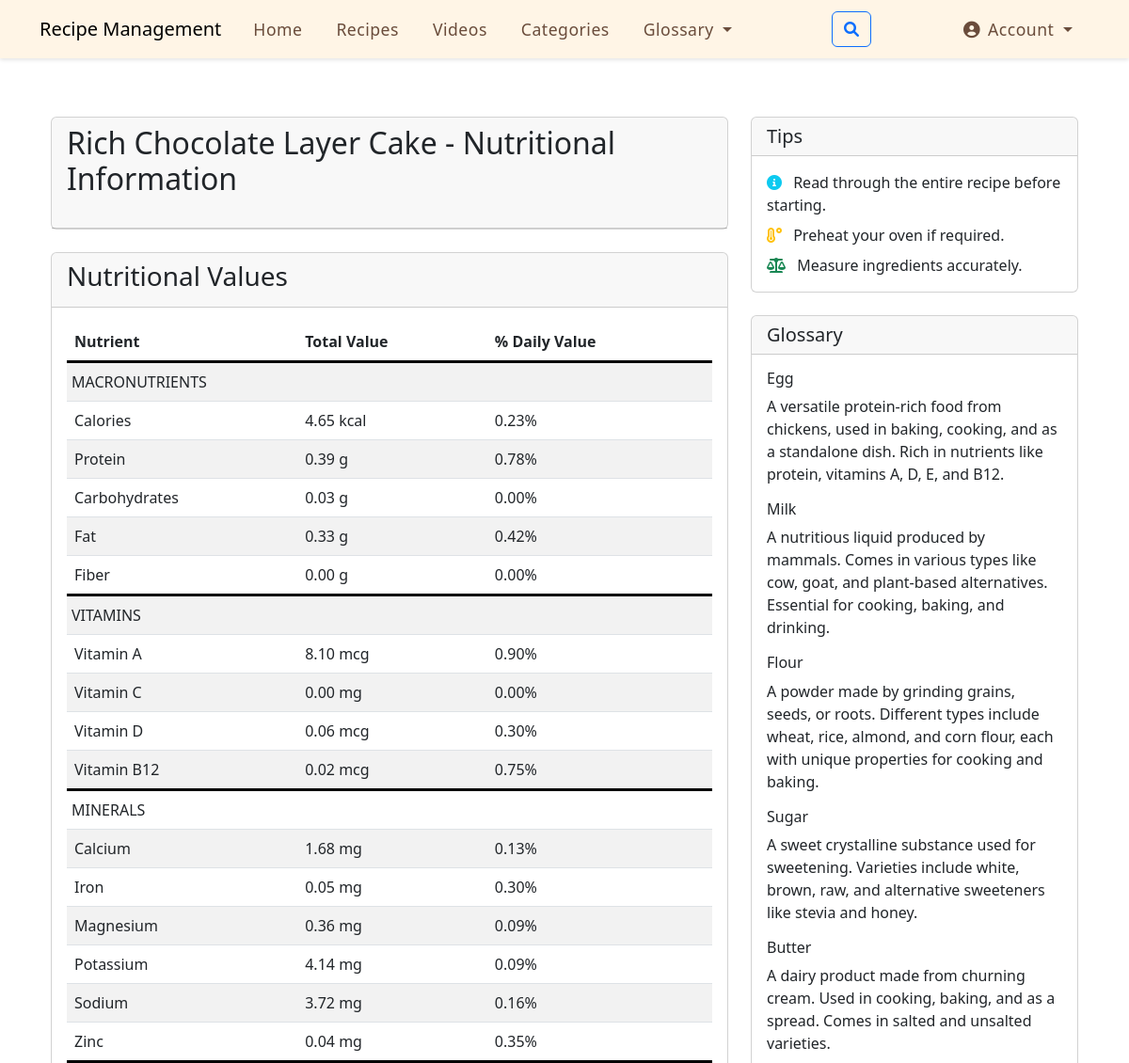
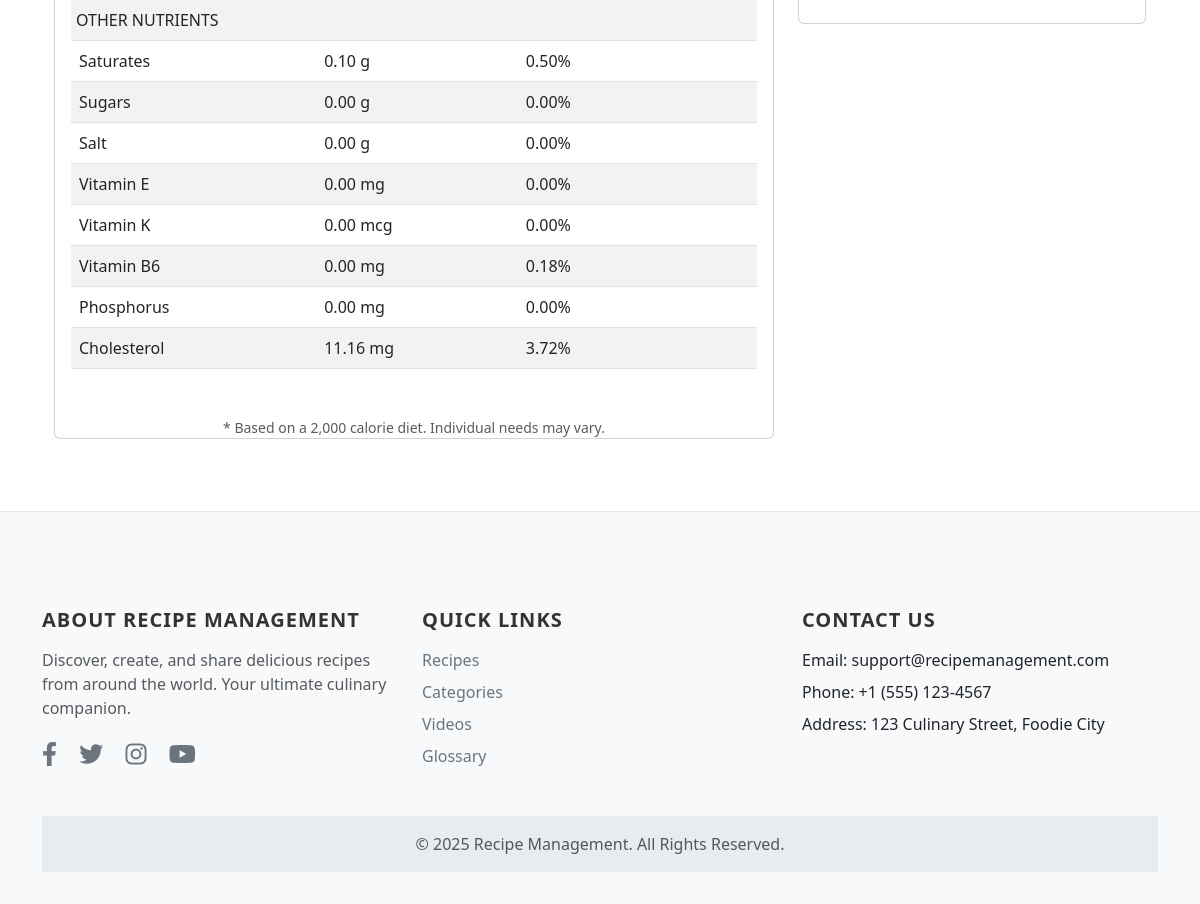
Page /recipe/rich-chocolate-layer-cake/calories/ on the committed database (2 pictures, top to bottom).
### recipes/models.py (models this page shows, shortened)
class Recipe(models.Model):
    recipe_name = models.CharField(max_length=400, null=True,verbose_name=_("Recipe Name (English)"))
    slug = models.SlugField(max_length=450, unique=True,null=True,blank=True, verbose_name=_("Slug (English)"))
    title = models.CharField(max_length=400,null=True)
    description = models.TextField()
    ingredients_text = models.TextField(
        help_text="Enter ingredients with quantities. Terms in [brackets] will be linked to glossary.", default="")
    instructions = models.TextField()
    preparation_time = models.PositiveIntegerField(help_text="Time in minutes")
    cooking_time = models.PositiveIntegerField(help_text="Time in minutes")
    servings = models.PositiveIntegerField()
    image = models.ImageField(upload_to='recipes/', null=True, blank=True)
    categories = models.ManyToManyField(Category, related_name='recipes')
    related_terms = models.ManyToManyField(Glossary, blank=True, related_name='recipes')
    DIFFICULTY_CHOICES = [
        ('easy', 'Easy'),
        ('medium', 'Medium'),
        ('hard', 'Hard'),
    ]
    difficulty = models.CharField(max_length=10, choices=DIFFICULTY_CHOICES, default='medium')
    related_recipes = models.ManyToManyField('self', blank=True, related_name='related_to', symmetrical=False)
    code = models.CharField(max_length=300, unique=True, null=True,blank=True, verbose_name=_("Recipe Code"))
    views_count = models.PositiveIntegerField(default=0,null=True,blank=True,verbose_name=_("Views Count"))
    created_at = models.DateTimeField(auto_now_add=True)
    updated_at = models.DateTimeField(auto_now=True)
    status = models.IntegerField(choices=STATUS, default=0)
    def get_detailed_nutritional_values(self):
        daily_values = {
            'calories': 2000,   # kcal
            'fat': 78,          # grams
            'saturates': 20,   # grams
            'carbs': 275,       # grams
            'sugars': 50,     # grams
            'fiber': 28,        # grams
            'protein': 50,       # grams
            'salt': 6,          # grams
            'cholesterol': 300, # mg
            'vitamin a': 900,   # mcg
            'vitamin c': 90,    # mg
            'vitamin d': 20,    # mcg
            'vitamin e': 15,    # mg
            'vitamin k': 120,   # mcg
            'vitamin b6': 1.7,  # mg
            'vitamin b12': 2.4, # mcg
            'calcium': 1300,    # mg
            'iron': 18,         # mg
            'magnesium': 420,   # mg
            'phosphorus': 1250,  # mg
            'potassium': 4700,  # mg
            'sodium': 2300,   # mg
            'zinc': 11,   # mg
        }
        total_nutrition = {}
        all_nutrients = Nutrient.objects.all()
        for nutrient in all_nutrients:
            total_nutrition[nutrient.name.lower()] = 0
        for ingredient_line in self.ingredients_text.split('\n'):
            ingredient_line = ingredient_line.strip()
            if not ingredient_line:
                continue
            parts = ingredient_line.split(' or ')
            for part in parts:
               quantity_match = re.match(r'^(\d+(?:\.\d+)?)\s*(.*)$', part.strip())
               if quantity_match:
                  quantity_str = quantity_match.group(1)
                  quantity = float(quantity_str)
                  ingredient_name = quantity_match.group(2).strip('[] ').lower()
                  try:
                    glossary_item = Glossary.objects.get(name__iexact=ingredient_name)
                    glossary_nutrients = GlossaryNutrient.objects.filter(glossary=glossary_item)
                    for glossary_nutrient in glossary_nutrients:
                        nutrient_name = glossary_nutrient.nutrient.name.lower()
                        total_nutrition[nutrient_name] += (glossary_nutrient.value / 100) * quantity
                  except Glossary.DoesNotExist:
                      pass
        daily_values_percentage = {}
        for key in total_nutrition:
             if key in daily_values:
                 daily_values_percentage[key] = (total_nutrition[key] / daily_values[key]) * 100
             else:
                 daily_values_percentage[key] = 0
        return {'total':total_nutrition, 'daily_values': daily_values_percentage}
    class Meta:
        ordering = ['-created_at']

class Nutrient(models.Model):
    NUTRIENT_TYPES = [
        ('macro', 'Macronutrient'),
        ('micro', 'Micronutrient'),
        ('vitamin', 'Vitamin'),
        ('mineral', 'Mineral'),
        ('other', 'Other'),
    ]
    name = models.CharField(max_length=100, unique=True, help_text="Name of the nutrient (e.g., 'Calories', 'Fat')")
    unit = models.CharField(max_length=20, help_text="Unit of measurement (e.g., 'kcal', 'g', 'mg', 'mcg')")
    nutrient_type = models.CharField(max_length=10, choices=NUTRIENT_TYPES, default='other', help_text="Type of nutrient")
    class Meta:
        verbose_name = 'Nutrient'
        verbose_name_plural = 'Nutrients'

class Glossary(MPTTModel):
    name = models.CharField(max_length=200)
    singular_name = models.CharField(max_length=200, help_text="The singular form of the term (e.g., 'egg')", default='')
    plural_name = models.CharField(max_length=200, help_text="The plural form of the term (e.g., 'eggs')", default='')
    slug = models.SlugField(max_length=200, unique=True)
    description = models.TextField()
    category = models.ForeignKey(GlossaryCategory, on_delete=models.SET_NULL, null=True, blank=True)
    parent = TreeForeignKey('self', on_delete=models.CASCADE, null=True, blank=True, related_name='children')
    created_at = models.DateTimeField(auto_now_add=True)
    updated_at = models.DateTimeField(auto_now=True)
    nutrients = models.ManyToManyField(Nutrient, through='GlossaryNutrient', related_name='glossary_items')
    class MPTTMeta:
        order_insertion_by = ['name']
    class Meta:
        verbose_name = 'Glossary Term'
        verbose_name_plural = 'Glossary Terms'

### recipes/views.py (the view)
# urls.py: path('recipe/<slug:slug>/calories/', views.recipe_calories_detail_view, name='recipe_calories_detail'),
def recipe_calories_detail_view(request, slug):
    recipe = get_object_or_404(Recipe, slug=slug)
    nutritional_details = recipe.get_detailed_nutritional_values()
    nutrient_details = {
        nutrient.name.lower(): {
            'unit': nutrient.unit,
            'nutrient_type': nutrient.nutrient_type
        }
        for nutrient in Nutrient.objects.all()
    }
    type_mapping = {
        'macro': 'macro',
        'micro': 'micro',
        'vitamin': 'vitamin',
        'mineral': 'mineral',
        'other': 'other'
    }
    total_nutrition_grouped = {
        'macro': {},
        'micro': {},
        'vitamin': {},
        'mineral': {},
        'other': {}
    }
    for nutrient, value in nutritional_details['total'].items():
        nutrient_lower = nutrient.lower()
        nutrient_info = nutrient_details.get(nutrient_lower, {})
        nutrient_type = nutrient_info.get('nutrient_type', 'other')
        group_key = type_mapping.get(nutrient_type, 'other')
        total_nutrition_grouped[group_key][nutrient] = value
    context = {
        'recipe': recipe,
        'total_nutrition': total_nutrition_grouped,
        'daily_values': nutritional_details['daily_values'],
        'nutrient_units': {k: v['unit'] for k, v in nutrient_details.items()}
    }
    return render(request, 'recipes/recipe_calories_detail.html', context)

### recipes/templatetags/recipe_extras.py (called while the page is built)
@register.filter
def get_item(dictionary, key):
    return dictionary.get(key, 0)

### templates/recipes/recipe_calories_detail.html (shortened to what this page needs)
{% extends 'base.html' %}
{% load static %}
{% load recipe_extras %}
{% block content %}
<div class="container mt-4">
    <div class="row">
        <div class="col-md-8">
            <div class="card mb-4">
                <div class="card-header">
                    <h2 class="mb-4">{{ recipe.title }} - Nutritional Information</h2>
                </div>
            </div>
            <div class="card mb-4">
                <div class="card-header">
                    <h3>Nutritional Values</h3>
                </div>
                <div class="card-body">
                    <table class="table table-striped">
                        <thead>
                            <tr>
                                <th>Nutrient</th>
                                <th>Total Value</th>
                                <th>% Daily Value</th>
                            </tr>
                        </thead>
                        <tbody>
                            {% for nutrient_type, nutrients in total_nutrition.items %}
                                {% if nutrients %}
                                    <tr>
                                        <td style="border-top:3px solid black;padding-left:5px;" colspan="2">
                                            {% if nutrient_type == 'macro' %}MACRONUTRIENTS
                                            {% elif nutrient_type == 'micro' %}MICRONUTRIENTS
                                            {% elif nutrient_type == 'vitamin' %}VITAMINS
                                            {% elif nutrient_type == 'mineral' %}MINERALS
                                            {% else %}OTHER NUTRIENTS
                                            {% endif %}
                                        </td>
                                        <td style="border-top:3px solid black;">&nbsp;</td>
                                    </tr>
                                    {% for nutrient, value in nutrients.items %}
                                    <tr>
                                        <td>{{ nutrient|title }}</td>
                                        <td>
                                            {{ value|floatformat:2 }}
                                            {{ nutrient_units|get_item:nutrient|default:'units' }}
                                        </td>
                                        <td>
                                            {% with daily_percent=daily_values|get_item:nutrient %}
                                                {{ daily_percent|default:0|floatformat:2 }}%
                                            {% endwith %}
                                        </td>
                                    </tr>
                                    {% endfor %}
                                {% endif %}
                            {% endfor %}
                        </tbody>
                    </table>
                </div>
                <div class="text-muted small mt-3 text-center">
                    * Based on a 2,000 calorie diet. Individual needs may vary.
                </div>
            </div>
        </div>
        <div class="col-md-4">
            <div class="card mb-4">
                <div class="card-header">
                    <h5 class="mb-0">Tips</h5>
                </div>
                <div class="card-body">
                    <ul class="list-unstyled mb-0">
                        <li class="mb-2">
                            <i class="fas fa-info-circle text-info me-2"></i>
                            Read through the entire recipe before starting.
                        </li>
                        <li class="mb-2">
                            <i class="fas fa-temperature-high text-warning me-2"></i>
                            Preheat your oven if required.
                        </li>
                        <li>
                            <i class="fas fa-balance-scale text-success me-2"></i>
                            Measure ingredients accurately.
                        </li>
                    </ul>
                </div>
            </div>
            {% if recipe.related_terms.exists %}
                <div class="card">
                    <div class="card-header">
                        <h5 class="mb-0">Glossary</h5>
                    </div>
                    <div class="card-body">
                        {% for term in recipe.related_terms.all %}
                            <h6>{{ term.name }}</h6>
                            <p class="mb-3">{{ term.description|truncatewords:30 }}</p>
                        {% endfor %}
                    </div>
                </div>
            {% endif %}
        </div>
    </div>
</div>
{% endblock %}

### templates/base.html (style rules this page uses)
body { padding-top: 0; }
.container { margin-top: 0; }
body { padding-top: 100px; }
html { scroll-behavior: smooth; }

### rows in the picture
Recipe: title "Rich Chocolate Layer Cake"
Nutrient: name "Calories", value "4.65", unit "kcal", daily_percent "0.23"
Nutrient: name "Protein", value "0.39", unit "g", daily_percent "0.78"
Nutrient: name "Carbohydrates", value "0.03", unit "g", daily_percent "0.00"
Nutrient: name "Fat", value "0.33", unit "g", daily_percent "0.42"
Nutrient: name "Fiber", value "0.00", unit "g", daily_percent "0.00"
Nutrient: name "Vitamin A", value "8.10", unit "mcg", daily_percent "0.90"
Nutrient: name "Vitamin C", value "0.00", unit "mg", daily_percent "0.00"
Nutrient: name "Vitamin D", value "0.06", unit "mcg", daily_percent "0.30"
Nutrient: name "Vitamin B12", value "0.02", unit "mcg", daily_percent "0.75"
Nutrient: name "Calcium", value "1.68", unit "mg", daily_percent "0.13"
Nutrient: name "Iron", value "0.05", unit "mg", daily_percent "0.30"
Nutrient: name "Magnesium", value "0.36", unit "mg", daily_percent "0.09"
Nutrient: name "Potassium", value "4.14", unit "mg", daily_percent "0.09"
Nutrient: name "Sodium", value "3.72", unit "mg", daily_percent "0.16"
Nutrient: name "Zinc", value "0.04", unit "mg", daily_percent "0.35"
Nutrient: name "Saturates", value "0.10", unit "g", daily_percent "0.50"
Glossary: plural_name "Sugars", level "0.00", nutrient_units "g", name "Sugar", description "A sweet crystalline substance used for sweetening. Varieties include white, brown, raw, and alternative sweeteners like stevia and honey."
Nutrient: name "Salt", value "0.00", unit "g", daily_percent "0.00"
Nutrient: name "Vitamin E", value "0.00", unit "mg", daily_percent "0.00"
Nutrient: name "Vitamin K", value "0.00", unit "mcg", daily_percent "0.00"
Nutrient: name "Vitamin B6", value "0.00", unit "mg", daily_percent "0.18"
Nutrient: name "Phosphorus", value "0.00", unit "mg", daily_percent "0.00"
Nutrient: name "Cholesterol", value "11.16", unit "mg", daily_percent "3.72"
Glossary: name "Egg", description "A versatile protein-rich food from chickens, used in baking, cooking, and as a standalone dish. Rich in nutrients like protein, vitamins A, D, E, and B12."
Glossary: name "Milk", description "A nutritious liquid produced by mammals. Comes in various types like cow, goat, and plant-based alternatives. Essential for cooking, baking, and drinking."
Glossary: name "Flour", description "A powder made by grinding grains, seeds, or roots. Different types include wheat, rice, almond, and corn flour, each with unique properties for cooking and baking."
Glossary: name "Butter", description "A dairy product made from churning cream. Used in cooking, baking, and as a spread. Comes in salted and unsalted varieties."
